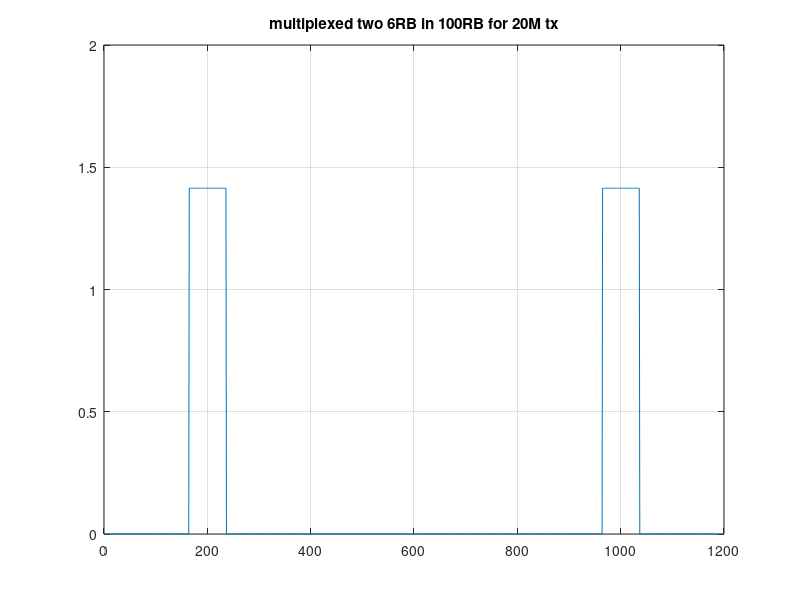
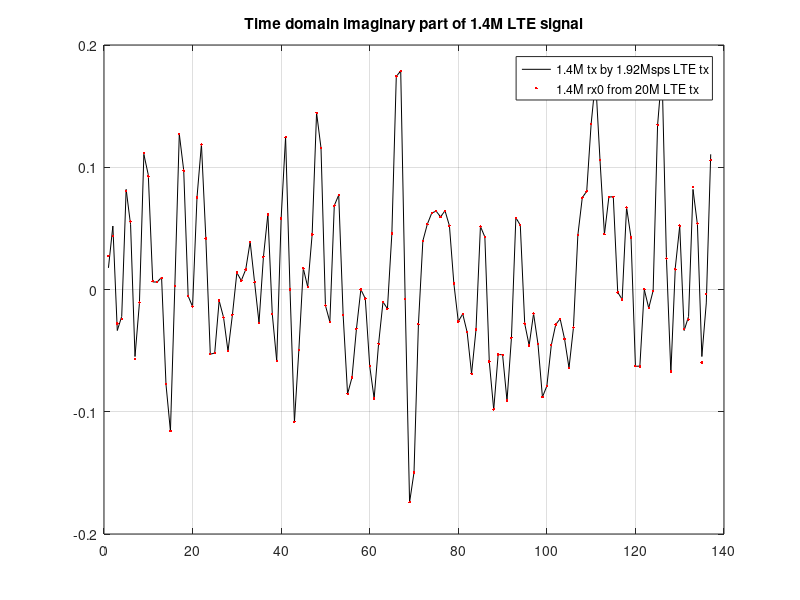
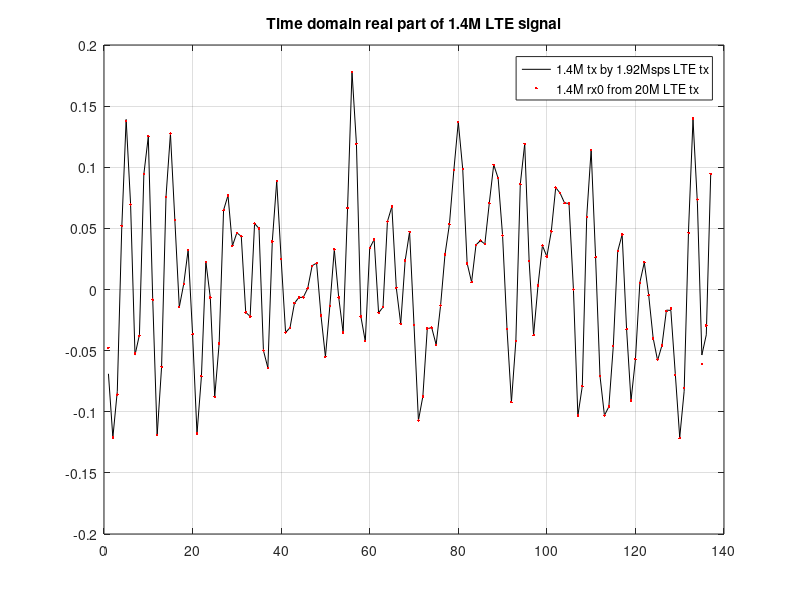
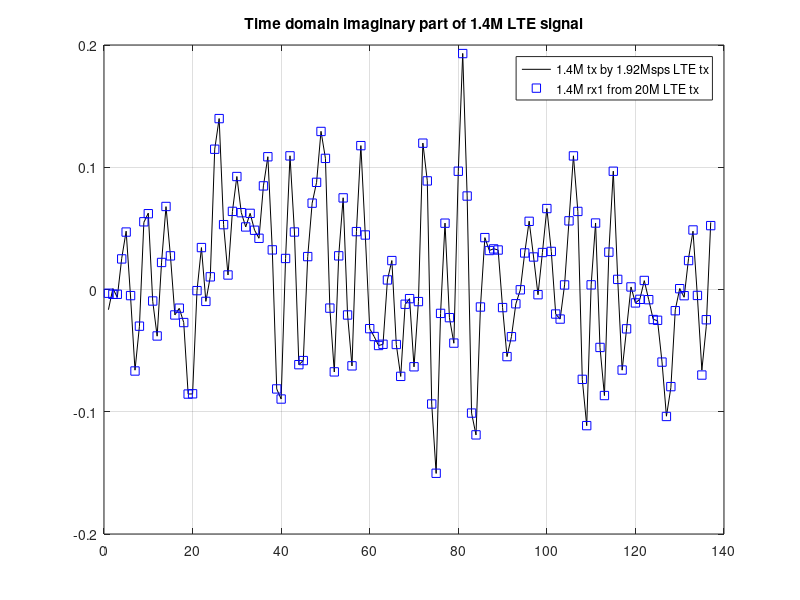

Recreate these plots in MATLAB, in order.
% test frequency domain multiplexing concept of McF-TDMA
% 14M == 1.4M for naming purpose
close all;clear all;clc

% -----------------------basic definitions--------------------------
sc_spacing = 15e3;
freq_offset_14M_in_20M = 6e6;

num_sc_per_RB = 12;
num_sc_6RB = 6*num_sc_per_RB;
num_sc_100RB = 100*num_sc_per_RB;

nfft_20M_standard = 2048;
len_cp_20M_standard = 144;
sampling_rate_20M_standard = 30.72e6;

nfft_20M = 1536;
len_cp_20M = len_cp_20M_standard*nfft_20M/nfft_20M_standard;
sampling_rate_20M = sampling_rate_20M_standard*nfft_20M/nfft_20M_standard;

fir_coef = fir1(512, 1.4e6/sampling_rate_20M).'; % baseband fir of 1.4M rx
len_fir_half = (length(fir_coef)-1)/2;

nfft_14M = 128;
len_cp_14M = len_cp_20M_standard*nfft_14M/nfft_20M_standard;
sampling_rate_14M = sampling_rate_20M_standard*nfft_14M/nfft_20M_standard;

% --- Signal #1: fake frequency subcarrier(data/pilot/pss/sss/etc) of 1.4M BW 6RB----
signal1_14M_6RB = sign(randn(num_sc_6RB,1)) + 1i.*sign(randn(num_sc_6RB,1));

% --- Signal #2: fake frequency subcarrier(data/pilot/pss/sss/etc) of 1.4M BW 6RB----
signal2_14M_6RB = sign(randn(num_sc_6RB,1)) + 1i.*sign(randn(num_sc_6RB,1));

% --------------1.4MHz LTE tx: 1 CP + 1 OFDM symbol----------------------
freq_sc_14M = [signal1_14M_6RB(((num_sc_6RB/2)+1):end); zeros(nfft_14M-num_sc_6RB,1); signal1_14M_6RB(1:(num_sc_6RB/2))];
ofdm_symbol_14M = ifft(freq_sc_14M, nfft_14M);
ofdm_symbol1_with_cp_14M = [ofdm_symbol_14M((end-(len_cp_14M-1)):end); ofdm_symbol_14M];

% --------------1.4MHz LTE tx: 1 CP + 1 OFDM symbol----------------------
freq_sc_14M = [signal2_14M_6RB(((num_sc_6RB/2)+1):end); zeros(nfft_14M-num_sc_6RB,1); signal2_14M_6RB(1:(num_sc_6RB/2))];
ofdm_symbol_14M = ifft(freq_sc_14M, nfft_14M);
ofdm_symbol2_with_cp_14M = [ofdm_symbol_14M((end-(len_cp_14M-1)):end); ofdm_symbol_14M];

% ------------------------------------------------------------------------
% Generate two 1.4MHz LTE signal (at +6MHz and -6MHz) via frequency domain
% multiplexing through single 20MHz LTE transmitter

sc_idx_offset_6MHz = freq_offset_14M_in_20M/sc_spacing;
% subcarrier idx of negative 6MHz offset 1.4MHz LTE in 20M LTE
sc_sp_n6MHz = (num_sc_100RB/2)-sc_idx_offset_6MHz-(num_sc_6RB/2)+1;
sc_ep_n6MHz = (num_sc_100RB/2)-sc_idx_offset_6MHz+(num_sc_6RB/2);
% subcarrier idx of positive 6MHz offset 1.4MHz LTE in 20M LTE
sc_sp_p6MHz = (num_sc_100RB/2)+sc_idx_offset_6MHz-(num_sc_6RB/2)+1;
sc_ep_p6MHz = (num_sc_100RB/2)+sc_idx_offset_6MHz+(num_sc_6RB/2);

s_20M_100RB = zeros(num_sc_100RB,1);
% frequency domain multiplexing of two 1.4M LTE into subcarrier of 20M LTE
s_20M_100RB(sc_sp_n6MHz:sc_ep_n6MHz) = signal1_14M_6RB;
s_20M_100RB(sc_sp_p6MHz:sc_ep_p6MHz) = signal2_14M_6RB;
figure; plot(abs(s_20M_100RB)); title('multiplexed two 6RB in 100RB for 20M tx'); grid on;

% --------------20MHz LTE tx: 1 CP + 1 OFDM symbol----------------------
freq_sc_20M = [s_20M_100RB(((num_sc_100RB/2)+1):end); zeros(nfft_20M-num_sc_100RB,1); s_20M_100RB(1:(num_sc_100RB/2))];
ofdm_symbol_20M = ifft(freq_sc_20M,nfft_20M).*(nfft_20M/nfft_14M);
ofdm_symbol_with_cp_20M = [ofdm_symbol_20M((end-(len_cp_20M-1)):end); ofdm_symbol_20M];

% --------two independent 1.4MHz receiver at +6MHz and -6MHz------------
t_idx = (-len_cp_20M:(length(ofdm_symbol_with_cp_20M)-len_cp_20M-1)).';

% receiving 1.4M LTE at -6MHz offset:
rx_n6MHz = ofdm_symbol_with_cp_20M.*exp(+1i.*2.*pi.*freq_offset_14M_in_20M.*t_idx./sampling_rate_20M);
rx_n6MHz = conv(rx_n6MHz, fir_coef);
rx_n6MHz = rx_n6MHz((len_fir_half+1):(end-len_fir_half));
rx_n6MHz = rx_n6MHz(1:(nfft_20M/nfft_14M):end);

% receiving 1.4M LTE at +6MHz offset:
rx_p6MHz = ofdm_symbol_with_cp_20M.*exp(-1i.*2.*pi.*freq_offset_14M_in_20M.*t_idx./sampling_rate_20M);
rx_p6MHz = conv(rx_p6MHz, fir_coef);
rx_p6MHz = rx_p6MHz((len_fir_half+1):(end-len_fir_half));
rx_p6MHz = rx_p6MHz(1:(nfft_20M/nfft_14M):end);

figure;plot(imag(ofdm_symbol1_with_cp_14M),'k'); grid on; hold on;
plot(imag(rx_n6MHz),'r.');
legend('1.4M tx by 1.92Msps LTE tx', '1.4M rx0 from 20M LTE tx');
title('Time domain imaginary part of 1.4M LTE signal');

figure;plot(real(ofdm_symbol1_with_cp_14M),'k'); grid on; hold on;
plot(real(rx_n6MHz),'r.');
legend('1.4M tx by 1.92Msps LTE tx', '1.4M rx0 from 20M LTE tx');
title('Time domain real part of 1.4M LTE signal');

figure;plot(imag(ofdm_symbol2_with_cp_14M),'k'); grid on; hold on;
plot(imag(rx_p6MHz),'bs');
legend('1.4M tx by 1.92Msps LTE tx', '1.4M rx1 from 20M LTE tx');
title('Time domain imaginary part of 1.4M LTE signal');

figure;plot(real(ofdm_symbol2_with_cp_14M),'k'); grid on; hold on;
plot(real(rx_p6MHz),'bs');
legend('1.4M tx by 1.92Msps LTE tx', '1.4M rx1 from 20M LTE tx');
title('Time domain real part of 1.4M LTE signal');
